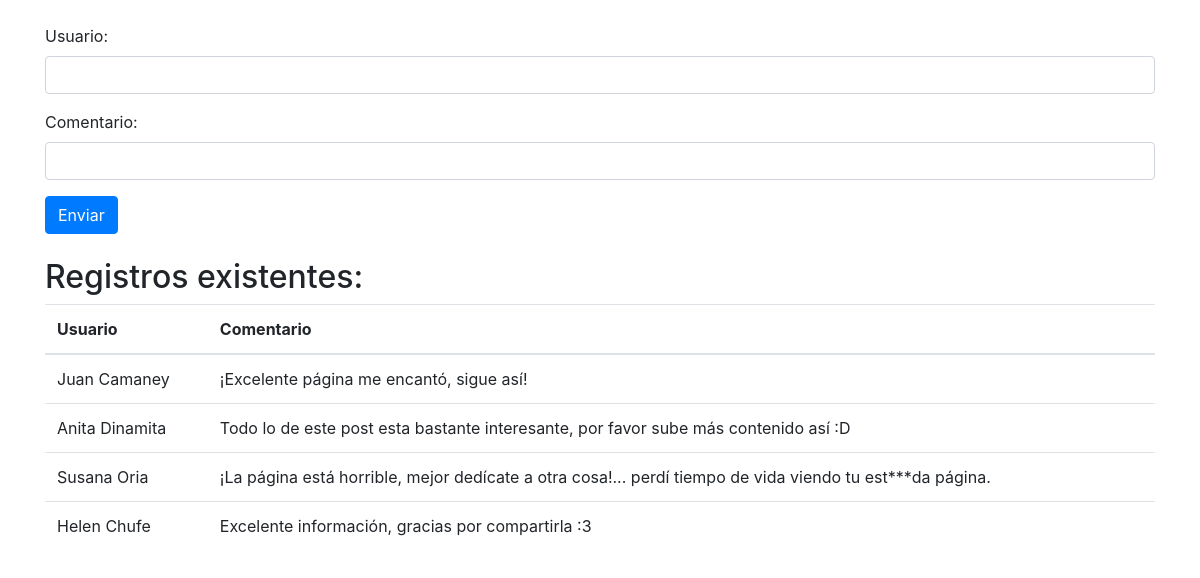
The app's page /practica/index.php with its own data.
### tables this page shows
CREATE TABLE `comentarios` (
  `ID` int(11) NOT NULL,
  `Usuario` varchar(20) NOT NULL,
  `Comentario` varchar(255) NOT NULL
);

### practica/index.php (the view, shortened to what this page needs)
<?php
$servidor = "localhost";
$usuario = "root";
$contraseña = "";
$conexion = mysqli_connect($servidor, $usuario, $contraseña) or die("Problemas al realizar la conexión");
mysqli_select_db($conexion, 'injection_bd') or die('Problemas al acceder a la tabla');
$consulta_registros = "SELECT * FROM comentarios";
$resultado = mysqli_query($conexion, $consulta_registros);
$registros = mysqli_fetch_all($resultado, MYSQLI_ASSOC);
?>
<!DOCTYPE html>
<html lang="en">
<head>
  <link rel="stylesheet" href="https://stackpath.bootstrapcdn.com/bootstrap/4.5.2/css/bootstrap.min.css">
</head>
<body>
  <div class="container mt-4">
    <form action="registrar.php" method="post">
      <div class="form-group">
        <label for="usuario">Usuario:</label>
        <input type="text" class="form-control" id="usuario" name="Usuario" required>
      </div>
      <div class="form-group">
        <label for="comentario">Comentario:</label>
        <input type="text" class="form-control" id="comentario" name="Comentario" required>
      </div>
      <button type="submit" class="btn btn-primary">Enviar</button>
      <br><br>
    </form>
    <h2>Registros existentes:</h2>
    <table class="table">
      <thead>
        <tr>
          <th>Usuario</th>
          <th>Comentario</th>
        </tr>
      </thead>
      <tbody>
        <?php foreach ($registros as $registro): ?>
          <tr>
            <td>
              <?php echo $registro['Usuario']; ?>
            </td>
            <td>
              <?php echo $registro['Comentario']; ?>
            </td>
          </tr>
        <?php endforeach; ?>
      </tbody>
    </table>
  </div>
</body>
</html>

### records on screen
comentarios: Usuario "Juan Camaney", Comentario "¡Excelente página me encantó, sigue así!"
comentarios: Usuario "Anita Dinamita", Comentario "Todo lo de este post esta bastante interesante, por favor sube más contenido así :D"
comentarios: Usuario "Susana Oria", Comentario "¡La página está horrible, mejor dedícate a otra cosa!... perdí tiempo de vida viendo tu est***da página."
comentarios: Usuario "Helen Chufe", Comentario "Excelente información, gracias por compartirla :3"
